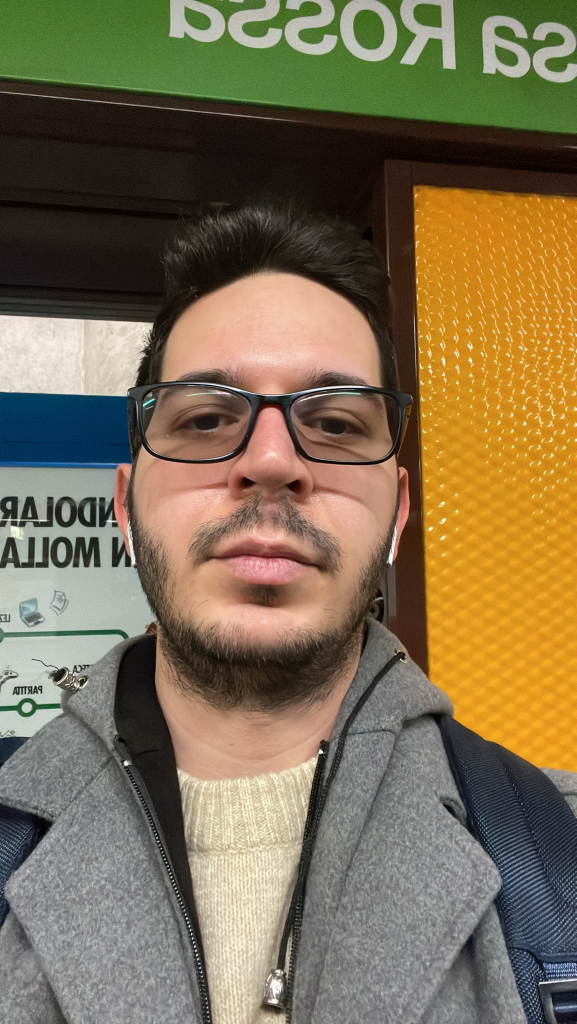
#> input picture dataset/Andrea Sestito/WhatsApp Image 2023-04-19 at 19.54.53 (1).jpeg, 1153 x 2048 px, given in place of the camera (shown at 1/2 size)
$ python detect_faces.py   (older library calls are emulated)
#> lines starting #> are read from the running program, lines starting #| are printed output that depends on the picture; after the words box and inside, x2 and y2 are one past the last pixel; in counts of white or black regions, pixels touching at a corner belong together
### aiutils/video.py
from datetime import datetime
import cv2
from threading import Thread

class FPS:
    """A class to measure the frames per second of a video stream.

    Attributes:
        start_time: A datetime object that represents the start time of the measurement.
        end_time: A datetime object that represents the end time of the measurement.
        num_frames: An integer that counts the number of frames processed.
    """

    def __init__(self):
        """Initialize the attributes with None or zero values."""
        self.start_time = None
        self.end_time = None
        self.num_frames = 0

    def start(self):
        """Start the timer and return the instance of the class."""
        self.start_time = datetime.now()
        return self

    def stop(self):
        """Stop the timer and set the end time attribute."""
        self.end_time = datetime.now()

    # [4 lines left out: function update, not called in this run]

    def elapsed(self):
        """Return the elapsed time in seconds between the start and end times.

        Returns:
            A float that represents the elapsed time in seconds.
        """
        return (self.end_time - self.start_time).total_seconds()

    def fps(self):
        """Return the average frames per second.

        Returns:
            A float that represents the average frames per second.
        """
        if self.elapsed() > 0.0:
            return self.num_frames / self.elapsed()
        return self.num_frames


class WebcamVideoStream:
    """A class to capture video frames from a webcam using a separate thread.

    Attributes:
        stream: A cv2.VideoCapture object that represents the video source.
        grabbed: A boolean that indicates if the frame was successfully grabbed.
        frame: A numpy array that contains the current frame.
        stopped: A boolean that indicates if the stream is stopped.
    """

    def __init__(self, src=0):
        """Initialize the video capture object with the source.

        Args:
            src: An integer or a string that specifies the video source. Default is 0 (the first webcam).
        """
#> called with src = 0
        self.stream = cv2.VideoCapture(src)
        # Grab the first frame and store it as an attribute (strictly for initialization puposes)
        (self.grabbed, self.frame) = self.stream.read()
#> self.frame is the input picture: shape (2048, 1153, 3); mean B, G, R 82.7, 111, 126.3
        # Initialize a flag to indicate if the stream is stopped
        self.stopped = False

    def start(self):
        """Start a thread to update the frames in the background.

        Returns:
            The instance of the class.
        """
        # Start a thread to update the frames in the background
        Thread(target=self.update, args=()).start()
        # Return the instance of the class
        return self

    def update(self):
        """Loop until the stream is stopped and grab the next frame."""
        while True:
            if self.stopped:
                return
            (self.grabbed, self.frame) = self.stream.read()

    def read(self):
        """Return the current frame.

        Returns:
            A numpy array that contains the current frame.
        """
        return self.frame

    def stop(self):
        """Set the flag to stop the stream."""
        self.stopped = True

### aiutils/images/preprocessing.py
# -*- coding: utf-8 -*-
"""preprocessing.ipynb

Automatically generated by Colaboratory.

Original file is located at
    https://colab.research.google.com/drive/1XlFyZSGeBgQHWah-SSu1mrPfEd1gzBtJ
"""

import cv2

# [15 lines left out: function blob2image, not called in this run]

def resize_to_max_width(image, max_width):
    """Resize an image to have a maximum width while preserving the aspect ratio.

    Args:
        image: A numpy array with shape (height, width, channels) that represents the image.
        max_width: An integer that specifies the maximum width of the resized image.

    Returns:
        A numpy array with shape (new_height, max_width, channels) that represents the resized image. If the image is already smaller than max_width, it returns the original image without resizing.
    """
    if image.shape[1] < max_width:
        scaling_factor = max_width / image.shape[1]
        new_height = int(image.shape[0] * scaling_factor)
        return cv2.resize(image, (max_width, new_height), interpolation=cv2.INTER_AREA)
    return image

### detect_faces.py
import time
import cv2

from config import CASCADE_PATH, BOX_COLOR
from aiutils.images.preprocessing import resize_to_max_width
from aiutils.video import FPS, WebcamVideoStream

print('[INFO] loading the OpenCV\'s Haar Cascades')
detector = cv2.CascadeClassifier(CASCADE_PATH)

print('[INFO] starting video stream...')
vs = WebcamVideoStream(0).start()
fps = FPS().start()
while True:
    # grab the frame from the threaded video stream and resize it to 500px (to speedup processing)
    frame = vs.read()
    frame = resize_to_max_width(frame, max_width=500)

    # convert the input image frame from BGR to grayscale for face detection
    gray_image = cv2.cvtColor(frame, cv2.COLOR_BGR2GRAY)
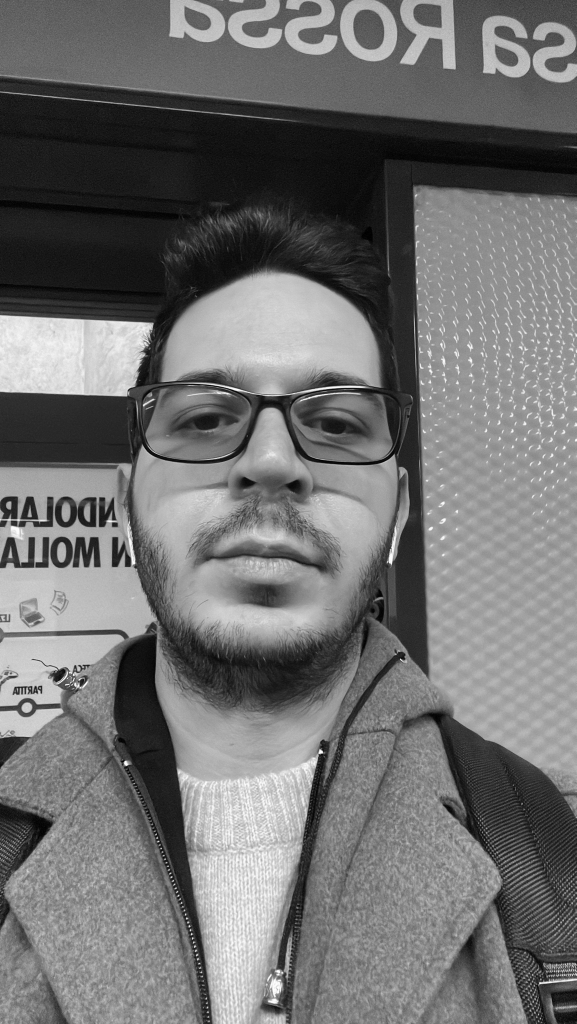
#> gray_image: shape (2048, 1153) (shown at 1/2 size); min 0, max 255, mean 112.3

    # detect faces in the grayscale frame
    rects = detector.detectMultiScale(gray_image, scaleFactor=1.1,
		minNeighbors=5, minSize=(30, 30))
#> rects = [[223, 591, 659, 659]]

    # OpenCV returns bounding box coordinates in (x, y, w, h) order
	# but we need them in (top, right, bottom, left) order, so we need to do a bit of reordering
    boxes = [(y, x + w, y + h, x) for (x, y, w, h) in rects]
#> boxes = [(591, 882, 1250, 223)]

    # display face bounding boxes along with the names
    for (top, righ, bottom, left) in boxes:
        cv2.rectangle(frame, (left, top), (righ, bottom), BOX_COLOR, 2)
        y = top - 15 if top - 15 > 15 else top + 15
#> this loop made 1 pass
#> (top, righ, bottom, left, y) on pass 1: (591, 882, 1250, 223, 576)
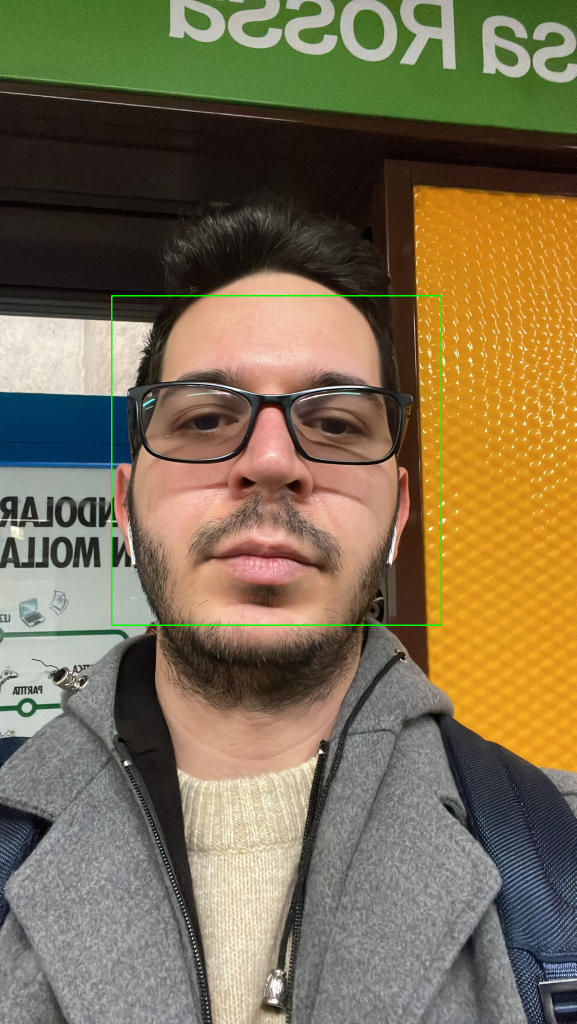
#> frame: shape (2048, 1153, 3) (shown at 1/2 size); 0.33% of pixels changed, all inside (x1, y1, x2, y2) = (222, 590, 884, 1252)

    cv2.imshow('webcam', frame)
    # Wait for 1 millisecond and check for user input
    key = cv2.waitKey(1)
#> (key q is pressed here)
    if key == ord('q'):
        break

    fps.update()

fps.stop()
print('[INFO] elapsed time: {:.2f}'.format(fps.elapsed()))
print('[INFO] aprox. FPS: {:.2f}'.format(fps.fps()))

cv2.destroyAllWindows()
vs.stop()

$ run again, on dataset/Andrea Sestito/WhatsApp Image 2023-04-19 at 19.54.53 (2).jpeg
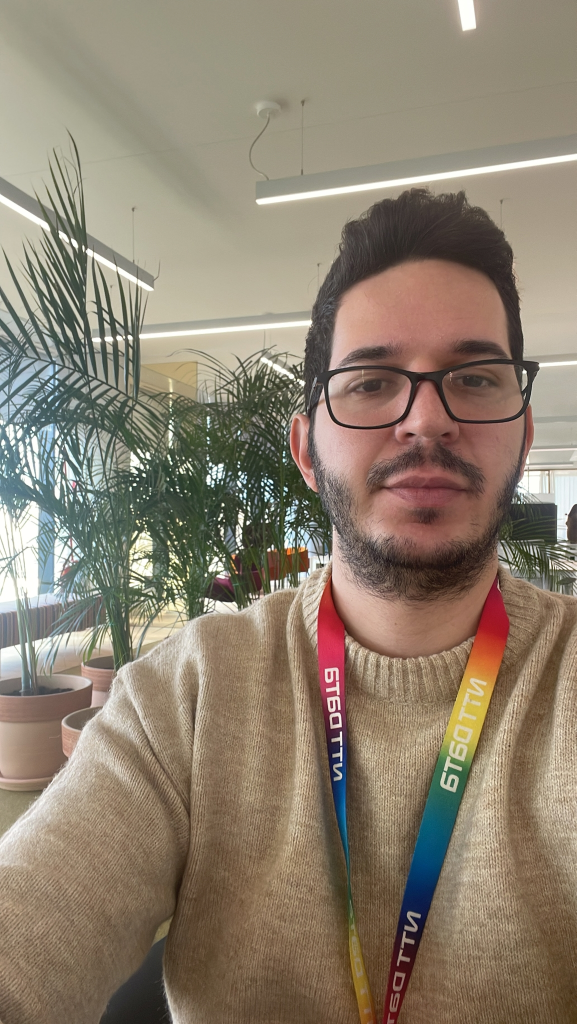
#> input picture dataset/Andrea Sestito/WhatsApp Image 2023-04-19 at 19.54.53 (2).jpeg, 1153 x 2048 px, given in place of the camera (shown at 1/2 size)
#> in __init__, self.frame is the input picture: shape (2048, 1153, 3); mean B, G, R 110.9, 128.1, 140.9
#> `gray_image = cv2.cvtColor(frame, cv2.COLOR_BGR2GRAY)`:
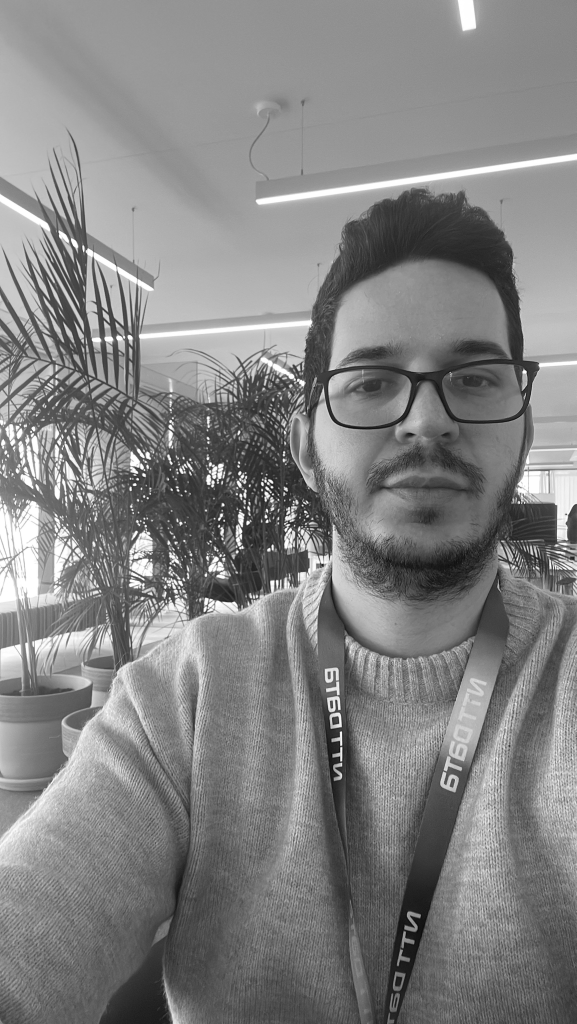
#> gray_image: shape (2048, 1153) (shown at 1/2 size); min 5, max 255, mean 129.9
#> rects = [[919, 1348, 66, 66], [915, 1369, 72, 72], [886, 1415, 80, 80], [592, 553, 515, 515]]
#> boxes = [(1348, 985, 1414, 919), (1369, 987, 1441, 915), (1415, 966, 1495, 886), (553, 1107, 1068, 592)]
#> the loop `for (top, righ, bottom, left) in boxes:` made 4 passes
#> (top, righ, bottom, left, y) on passes 1 to 4: (1348, 985, 1414, 919, 1333), (1369, 987, 1441, 915, 1354), (1415, 966, 1495, 886, 1400), (553, 1107, 1068, 592, 538)
#> after the loop `for (top, righ, bottom, left) in boxes:`:
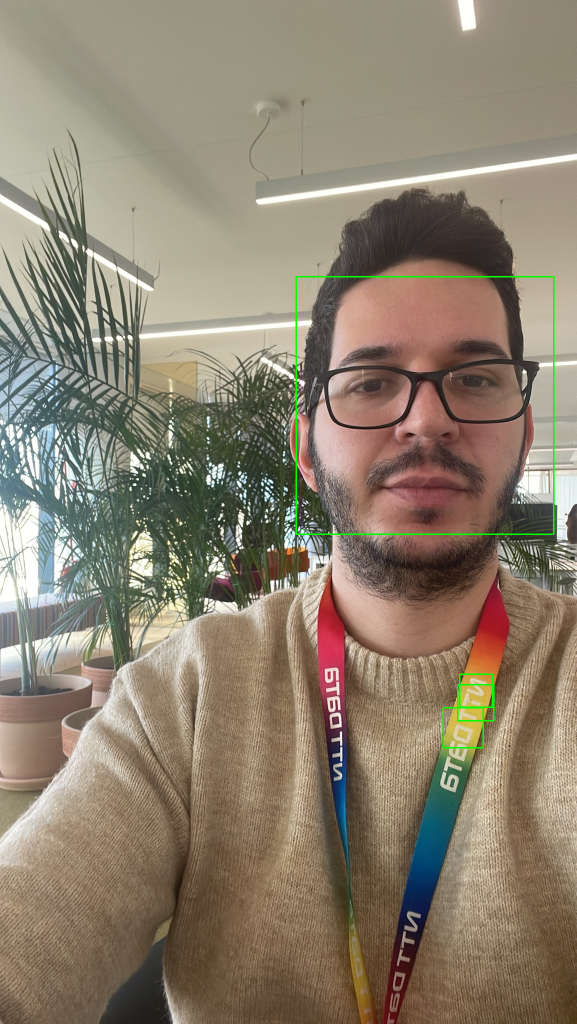
#> frame: shape (2048, 1153, 3) (shown at 1/2 size); 0.36% of pixels changed, all inside (x1, y1, x2, y2) = (591, 552, 1109, 1497)

$ run again, on dataset/Andrea Sestito/WhatsApp Image 2023-04-19 at 19.54.53 (3).jpeg
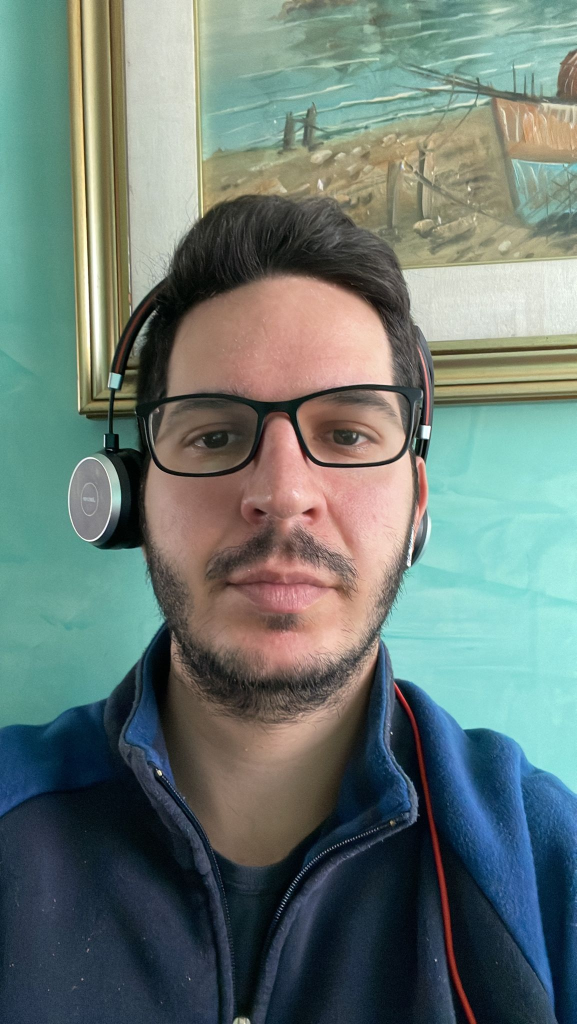
#> input picture dataset/Andrea Sestito/WhatsApp Image 2023-04-19 at 19.54.53 (3).jpeg, 1153 x 2048 px, given in place of the camera (shown at 1/2 size)
#> in __init__, self.frame is the input picture: shape (2048, 1153, 3); mean B, G, R 115, 120.9, 105.6
#> `gray_image = cv2.cvtColor(frame, cv2.COLOR_BGR2GRAY)`:
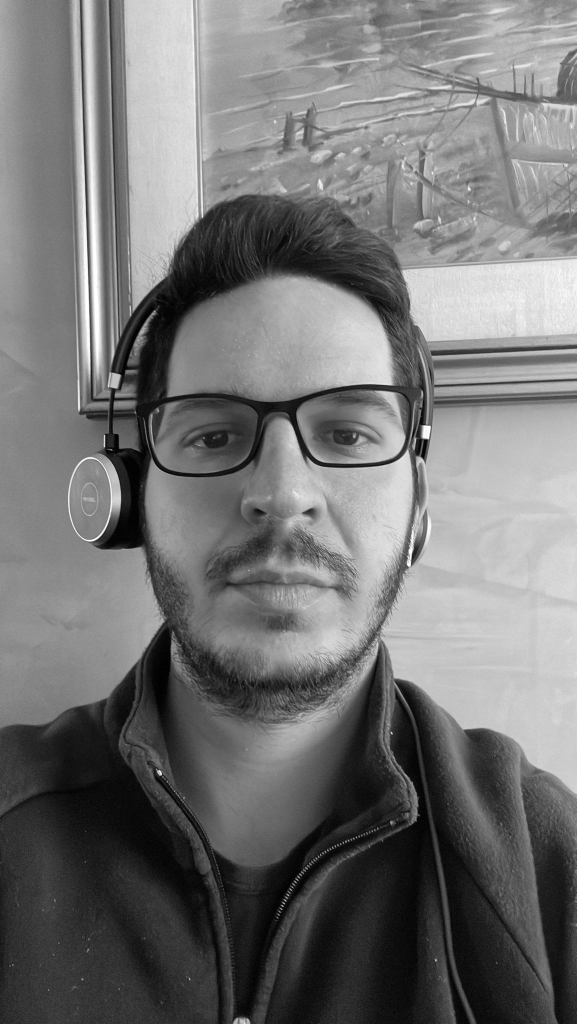
#> gray_image: shape (2048, 1153) (shown at 1/2 size); min 0, max 255, mean 115.7
#> rects = [[796, 342, 49, 49], [194, 591, 718, 718]]
#> boxes = [(342, 845, 391, 796), (591, 912, 1309, 194)]
#> the loop `for (top, righ, bottom, left) in boxes:` made 2 passes
#> (top, righ, bottom, left, y) on passes 1 to 2: (342, 845, 391, 796, 327), (591, 912, 1309, 194, 576)
#> after the loop `for (top, righ, bottom, left) in boxes:`:
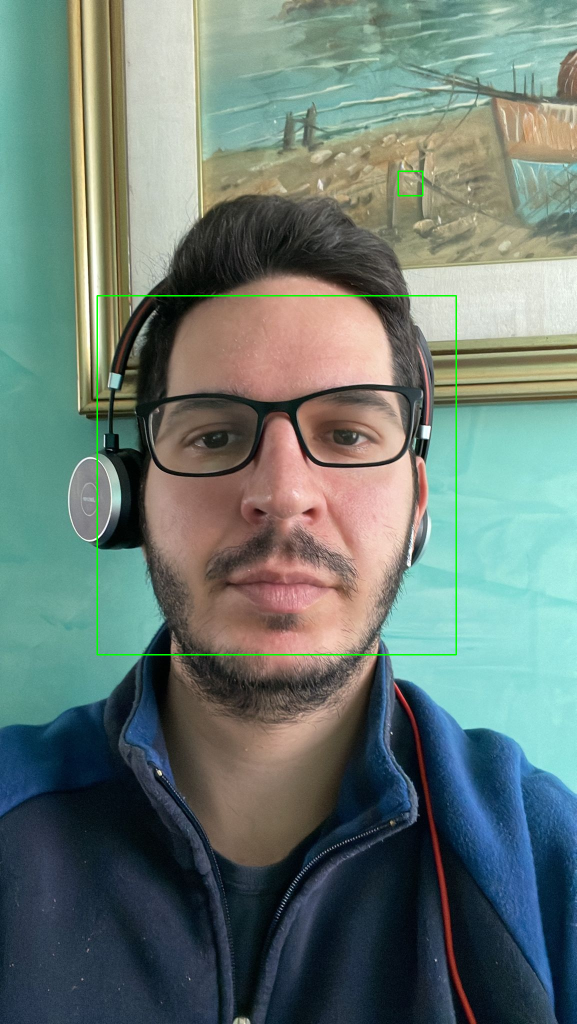
#> frame: shape (2048, 1153, 3) (shown at 1/2 size); 0.39% of pixels changed, all inside (x1, y1, x2, y2) = (193, 341, 914, 1311)

$ run again, on dataset/Andrea Sestito/WhatsApp Image 2023-04-19 at 19.54.53 (4).jpeg
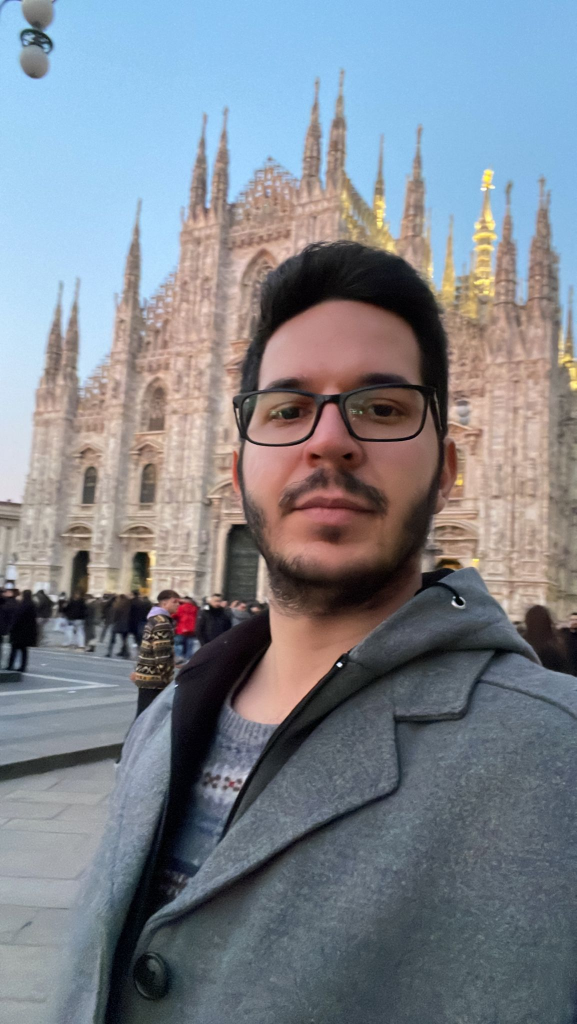
#> input picture dataset/Andrea Sestito/WhatsApp Image 2023-04-19 at 19.54.53 (4).jpeg, 1153 x 2048 px, given in place of the camera (shown at 1/2 size)
#> in __init__, self.frame is the input picture: shape (2048, 1153, 3); mean B, G, R 140.3, 131.8, 126.1
#> `gray_image = cv2.cvtColor(frame, cv2.COLOR_BGR2GRAY)`:
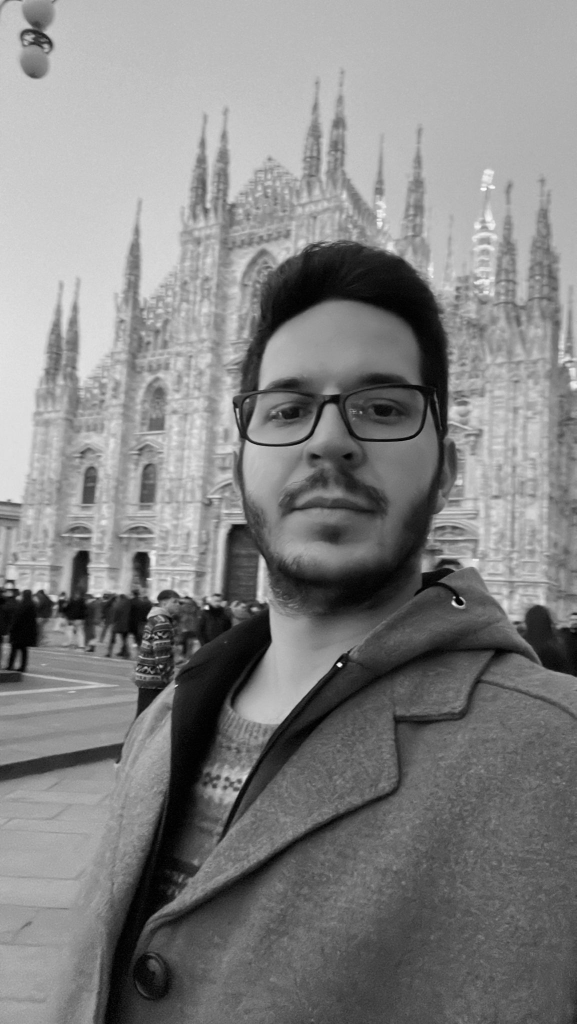
#> gray_image: shape (2048, 1153) (shown at 1/2 size); min 0, max 255, mean 131.1
#> rects = [[258, 786, 51, 51], [1054, 635, 56, 56], [939, 1369, 75, 75], [385, 1529, 107, 107], [430, 622, 486, 486]]
#> boxes = [(786, 309, 837, 258), (635, 1110, 691, 1054), (1369, 1014, 1444, 939), (1529, 492, 1636, 385), (622, 916, 1108, 430)]
#> the loop `for (top, righ, bottom, left) in boxes:` made 5 passes
#> (top, righ, bottom, left, y) on passes 1 to 5: (786, 309, 837, 258, 771), (635, 1110, 691, 1054, 620), (1369, 1014, 1444, 939, 1354), (1529, 492, 1636, 385, 1514), (622, 916, 1108, 430, 607)
#> after the loop `for (top, righ, bottom, left) in boxes:`:
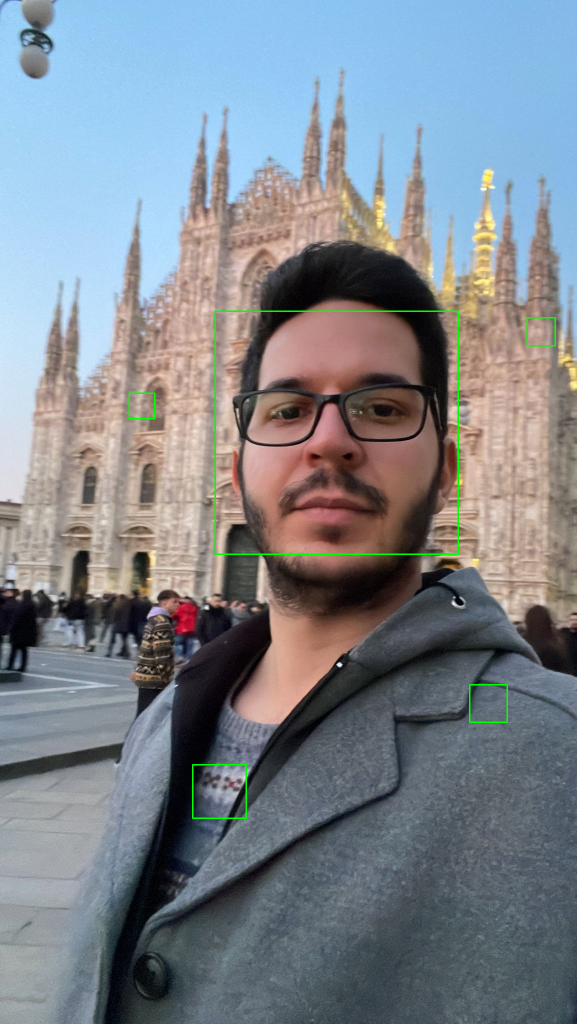
#> frame: shape (2048, 1153, 3) (shown at 1/2 size); 0.39% of pixels changed, all inside (x1, y1, x2, y2) = (257, 621, 1112, 1638)
